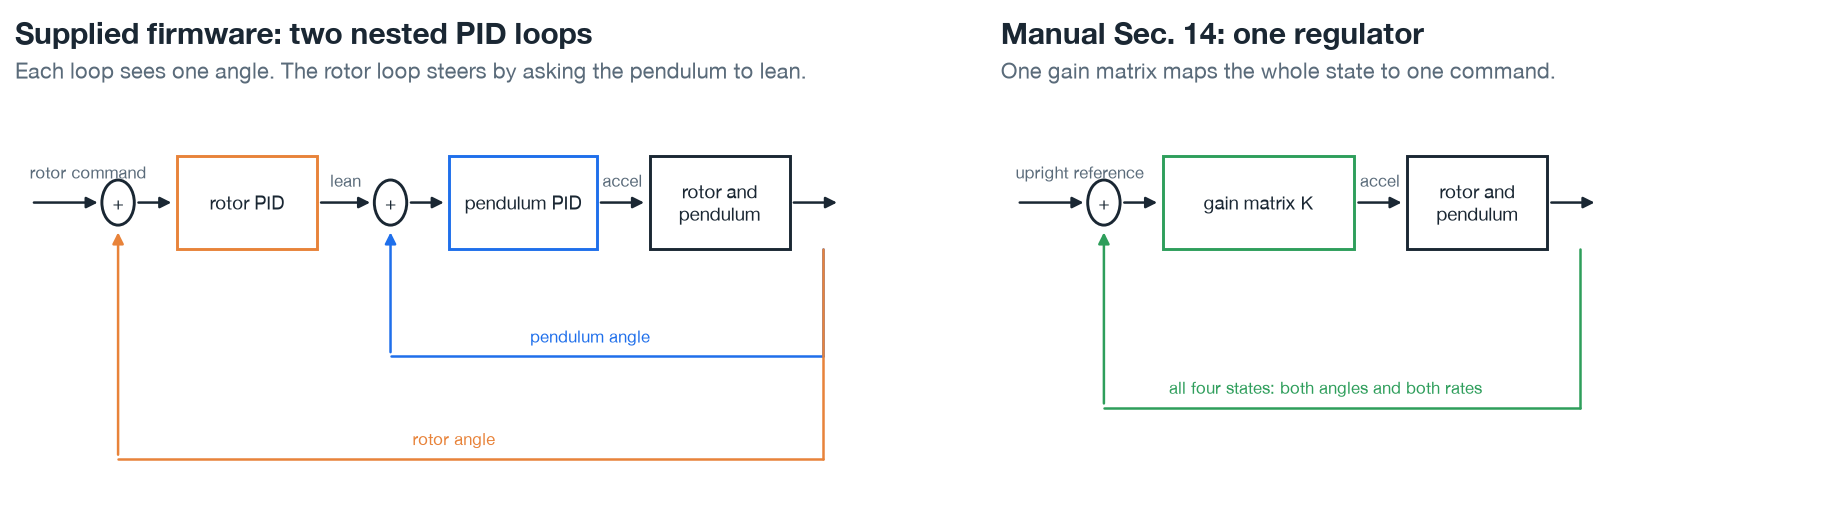

Python code for this plot:
# /// script
# requires-python = ">=3.11"
# dependencies = ["matplotlib"]
# ///
"""Draw the supplied dual PID controller beside the manual's LQR alternative.

A drawn block diagram rather than a plot of captured data. Laid out from the
architectures in Manual Sec. 9 and Sec. 14. The manual's own figures are not reproduced.

    just figures 03
"""

from __future__ import annotations

import sys
from pathlib import Path

import matplotlib

matplotlib.use("Agg")
import matplotlib.pyplot as plt  # noqa: E402
from matplotlib.patches import Circle, FancyArrowPatch, Rectangle  # noqa: E402

HERE = Path(__file__).resolve().parent
sys.path.insert(0, str(HERE))
import _style  # noqa: E402

BOX_H = 0.9


def block(ax, x, y, w, label, color=_style.INK):
    """Draw a labelled block centred vertically on `y`."""
    ax.add_patch(
        Rectangle(
            (x, y - BOX_H / 2),
            w,
            BOX_H,
            facecolor="white",
            edgecolor=color,
            linewidth=1.4,
            zorder=3,
        )
    )
    ax.text(
        x + w / 2,
        y,
        label,
        ha="center",
        va="center",
        fontsize=9,
        color=_style.INK,
        zorder=4,
    )
    return x + w


def junction(ax, x, y):
    """Draw a summing junction."""
    ax.add_patch(
        Circle(
            (x, y),
            0.22,
            facecolor="white",
            edgecolor=_style.INK,
            linewidth=1.4,
            zorder=3,
        )
    )
    ax.text(x, y, "+", ha="center", va="center", fontsize=9, color=_style.INK, zorder=4)
    return x + 0.22


def arrow(ax, start, end, color=_style.INK, style="-|>"):
    """Draw a signal arrow between two points."""
    ax.add_patch(
        FancyArrowPatch(
            start,
            end,
            arrowstyle=style,
            mutation_scale=11,
            color=color,
            linewidth=1.2,
            zorder=2,
        )
    )


def label(ax, x, y, text, color=_style.MUTED, ha="center", va="bottom"):
    """Annotate a signal line."""
    ax.text(x, y, text, ha=ha, va=va, fontsize=8, color=color, zorder=4)


def draw_dual_pid(ax):
    """Draw the supplied firmware, a rotor loop wrapped around a pendulum loop."""
    y = 3.4
    arrow(ax, (0.2, y), (1.18, y))
    label(ax, 0.2, y + 0.2, "rotor command", ha="left")
    junction(ax, 1.4, y)
    arrow(ax, (1.62, y), (2.18, y))
    end = block(ax, 2.2, y, 1.9, "rotor PID", _style.MODEL)
    arrow(ax, (end, y), (end + 0.78, y))
    label(ax, end + 0.39, y + 0.12, "lean")
    junction(ax, end + 1.0, y)
    arrow(ax, (end + 1.22, y), (end + 1.78, y))
    end2 = block(ax, end + 1.8, y, 2.0, "pendulum PID", _style.MEASURED)
    arrow(ax, (end2, y), (end2 + 0.7, y))
    label(ax, end2 + 0.35, y + 0.12, "accel")
    end3 = block(ax, end2 + 0.72, y, 1.9, "rotor and\npendulum")
    arrow(ax, (end3, y), (end3 + 0.7, y))

    inner_y, outer_y = 1.9, 0.9
    for fy, back_x, tag, colour in (
        (inner_y, end + 1.0, "pendulum angle", _style.MEASURED),
        (outer_y, 1.4, "rotor angle", _style.MODEL),
    ):
        ax.plot([end3 + 0.45, end3 + 0.45], [y - 0.45, fy], color=colour, lw=1.2)
        ax.plot([back_x, end3 + 0.45], [fy, fy], color=colour, lw=1.2)
        arrow(ax, (back_x, fy), (back_x, y - 0.25), colour)
        label(ax, (back_x + end3) / 2, fy + 0.1, tag, colour)


def draw_lqr(ax):
    """Draw the manual's alternative, one gain matrix on the whole state."""
    y = 3.4
    arrow(ax, (0.2, y), (1.18, y))
    label(ax, 0.2, y + 0.2, "upright reference", ha="left")
    junction(ax, 1.4, y)
    arrow(ax, (1.62, y), (2.18, y))
    end = block(ax, 2.2, y, 2.6, "gain matrix K", _style.GOOD)
    arrow(ax, (end, y), (end + 0.7, y))
    label(ax, end + 0.35, y + 0.12, "accel")
    end2 = block(ax, end + 0.72, y, 1.9, "rotor and\npendulum")
    arrow(ax, (end2, y), (end2 + 0.7, y))

    fy = 1.4
    ax.plot([end2 + 0.45, end2 + 0.45], [y - 0.45, fy], color=_style.GOOD, lw=1.2)
    ax.plot([1.4, end2 + 0.45], [fy, fy], color=_style.GOOD, lw=1.2)
    arrow(ax, (1.4, fy), (1.4, y - 0.25), _style.GOOD)
    label(
        ax,
        (1.4 + end2) / 2,
        fy + 0.1,
        "all four states: both angles and both rates",
        _style.GOOD,
    )


def main() -> int:
    """Draw both control structures side by side."""
    _style.apply_style()
    fig, (left, right) = plt.subplots(1, 2, figsize=(12.4, 3.6))
    for ax in (left, right):
        ax.set_xlim(0, 11.2)
        ax.set_ylim(0.45, 4.5)
        ax.axis("off")

    draw_dual_pid(left)
    _style.titled(
        left,
        "Supplied firmware: two nested PID loops",
        "Each loop sees one angle. The rotor loop steers by asking the "
        "pendulum to lean.",
    )
    draw_lqr(right)
    _style.titled(
        right,
        "Manual Sec. 14: one regulator",
        "One gain matrix maps the whole state to one command.",
    )

    out = HERE / "control_structures.png"
    fig.tight_layout()
    fig.savefig(out, dpi=150)
    print(f"wrote {out}")
    return 0


if __name__ == "__main__":
    raise SystemExit(main())
